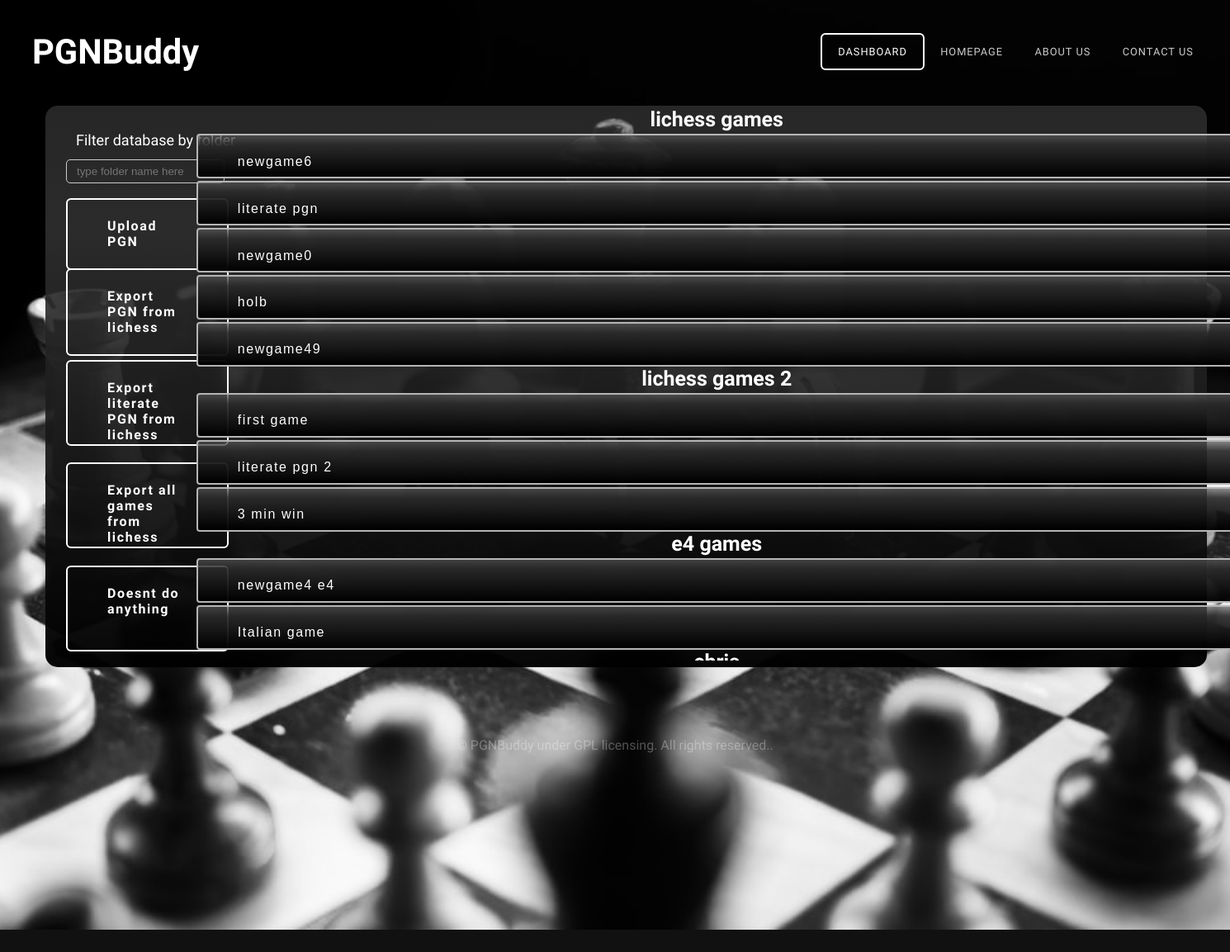
/dashboard, run on the app's committed database.
### models.py (models this page shows)
class User(UserMixin, db.Model):
    id = db.Column(db.Integer, primary_key=True) # primary keys are required by SQLAlchemy
    email = db.Column(db.String(100), unique=True)
    password = db.Column(db.String(100))
    name = db.Column(db.String(1000))

class pgn(User):
    __tablename__ = 'pgn'
    __table_args__ = {'extend_existing': True}
    userId = db.Column(db.Integer, db.ForeignKey('user.id'))
    pgnId = db.Column(db.Integer, primary_key=True)
    game = db.Column(db.String(9999))
    frame = db.Column(db.String(200))
    fileName = db.Column(db.String(129))
    folder = db.Column(db.String(120))

### main.py (the view)
@main.route('/dashboard')
def dashboard():
    gamelist = []
    games = db.session.query(pgn).all()
    for game in games:
        gamelist.append(game.game)
    pgnlist = []
    pgns = db.session.query(pgn).all()
    for pg in pgns:
        pgnlist.append({'name': str(pg.fileName), 'game': pg.game, 'folder': pg.folder, 'frame': pg.frame, 'pgnId': pg.pgnId})
    folderlist = []
    folders = db.session.query(pgn.folder).all()
    for folder in folders:
        folderlist.append(str(folder))
    folderlist = list(dict.fromkeys(folderlist))
    return render_template('user_dashboard.html', games=gamelist, folders=folderlist, pgnlist=pgnlist)

### templates/user_dashboard.html (shortened to what this page needs)
<!DOCTYPE html PUBLIC "-//W3C//DTD XHTML 1.0 Strict//EN" "http://www.w3.org/TR/xhtml1/DTD/xhtml1-strict.dtd">
<html xmlns="http://www.w3.org/1999/xhtml">
<head>
<link href="static/css/default.css" rel="stylesheet" type="text/css" media="all" />
<link href="static/css/fonts.css" rel="stylesheet" type="text/css" media="all" />
</head>
<body>
<div id="header-wrapper">
	<div id="header" class="container">
		<div id="logo">
			<h1><a href="{{url_for('main.home')}}">PGNBuddy</a></h1>
		</div>
		<div id="menu">
			<ul>
				<li class="active"><a href="{{url_for('main.dashboard')}}" accesskey="2" title="">Dashboard</a></li>
				<li><a href="{{url_for('main.home')}}" accesskey="1" title="">Homepage</a></li>
				<li><a href="#" accesskey="3" title="">About Us</a></li>
				<li><a href="#" accesskey="5" title="">Contact Us</a></li>
			</ul>
		</div>
	</div>
	<div class="titlebox-dash">
		<div id="banner" class="container">
			<div class="title">
				<form action="{{ url_for('main.uploadpgn') }}" method="POST" enctype="multipart/form-data">
					<div>
						<label class="button" id="uploadpgn">
							<input type="file" accept=".pgn" class="button" id="hiddenform" name="pgnfile" onchange="form.submit()">Upload PGN
						</label>
					</div>
				</form>
			<div>
				<a href="{{ url_for('main.lichessupload') }}" title="Import PGN from lichess" class='button' id='uploadlichess'>
					Export PGN from lichess</a>
				<a href="{{ url_for('main.lichessliterate') }}" title="Import literate PGN from lichess" class='button' id='lichessliterate'>
					Export literate PGN from lichess</a>
				<form action="{{ url_for('main.filterdb') }}" method="POST" enctype="multipart/form-data">
				 <div id="filterbutton">
					 <label id="filterdb">Filter database by folder
						 <input type=text title="View DB" id="filterdbinput" name="folder" placeholder="type folder name here">
					 </label>
				 </div>
				</form>
				<a href="{{ url_for('main.exportall') }}" title="export all games from lichess" class='button' id='exportall'>
					Export all games from lichess</a>
				<a href="{{ url_for('main.nothingyet') }}" title="" class='button' id='tbd'>
					Doesnt do anything</a>
					<div class="userdatabase2">
							<ul>
								{% for folder in folders %}
								<li><h2 style="font-size: 25px; font-weight: 550;">{{ folder[2:-3] }}</h2>
									<ol>
									{% for pg in pgnlist %}
										{% if pg['folder'] == folder[2:-3] %}
											<div id="accordion-{{loop.index}}" class="accordionbutton">
												<h2 class="newbutton" style="font-size: 16px; width: 90%;">{{ pg.name }}</h2>
											</div>
										{% endif %}
									{% endfor %}
									</ol>
								</li>
								{% endfor %}
							</ul>
					</div>
			    </div>
		</div>
</div>
</div>
<div id="copyright" class="container">
		<p>&copy; PGNBuddy under GPL licensing. All rights reserved.</a>.</p>
</div>
</body>
</html>

### static/css/default.css (style rules this page uses)
html, body { height: 100%; }
body { margin: 0px; padding: 0px; background: #111111; font-family: 'Didact Gothic', sans-serif; font-size: 12pt; font-weight: 200; color: #FFF; }
h1, h2, h3 { margin: 0; padding: 0; }
p, ol, ul { margin-top: 0; }
ol, ul { padding: 0; list-style: none; }
p { line-height: 180%; }
a { color: #ee0000; }
.container { margin: 0em auto; width: 1200px; }
.button { display: inline-block; padding: 1em 2em 1em 2em; letter-spacing: 0.10em; margin-top: 2em; padding: 1.40em 3em; border: 2px solid rgba(255,255,255,1); border-radius: 6px; text-decoration: none; font-weight: 700; font-size: 1em; color: #FFF; }
#filterdb { position: absolute; top: 10px; left: 18px; width: 14.9%; text-align: left; font-size: 18px; margin-left: 7px; margin-top: 15px; display: inline-block; padding: 6px 12px; cursor: pointer; }
#filterdbinput { position: absolute; top: 40px; left: 0px; width: 71%; height: 15px; text-align: left; border: 1px solid #ccc; display: inline-block; padding: 6px 12px; cursor: pointer; }
#uploadpgn { position: absolute; top: 80px; left: 5px; width: 6.9%; text-align: left; margin-left: 20px; border: 1px solid #ccc; display: inline-block; padding: 6px 12px; cursor: pointer; }
#uploadlichess { position: absolute; top: 165px; left: 5px; width: 6.9%; text-align: left; margin-left: 20px; border: 1px solid #ccc; display: inline-block; padding: 6px 12px; cursor: pointer; }
#lichessliterate { position: absolute; top: 276px; left: 5px; width: 6.9%; height: 55px; text-align: left; margin-left: 20px; border: 1px solid #ccc; display: inline-block; padding: 6px 12px; cursor: pointer; }
#exportall { position: absolute; top: 400px; left: 5px; width: 6.9%; height: 55px; text-align: left; margin-left: 20px; border: 1px solid #ccc; display: inline-block; padding: 6px 12px; cursor: pointer; }
#tbd { position: absolute; top: 525px; left: 5px; width: 6.9%; height: 55px; text-align: left; margin-left: 20px; border: 1px solid #ccc; display: inline-block; padding: 6px 12px; cursor: pointer; }
input { width: 40%; height: 60%; margin-bottom: 5vh; background-color:transparent; border-radius: 5px; outline: none; color: white; caret-color: white; }
.title { margin-bottom: 3em; padding-left: 65px; width: 1000px; }
.titlebox-dash { position: relative; margin-left: 55px; margin-top: -60px; width: 85%; height: 540px; top: 0px; left: 0px; background: rgb(129,129,129); background: linear-gradient(180deg, rgba(77, 77, 77, 0.496) 0%, rgba(49, 49, 49, 0.882) 22%, rgba(0, 0, 0, 0.972) 100%); padding: 70px; border-radius: 15px; }
.title h2 { font-size: 2.7em; }
#header-wrapper { position: relative; margin-top: -20px; padding: 5em 0em 7em 0em; background: #111111 url(images/checkmate.jpeg) no-repeat center; background-size: cover; }
#header { padding: 4em 0em; height: -40px; }
#logo { position: absolute; padding-left: 39px; top: 3.6em; left: 0; }
#logo h1 { font-size: 2.6em; color: #79C255; }
#logo a { text-decoration: none; color: rgba(255,255,255,1); }
#menu { position: absolute; padding-right: 25px; top: 4.5em; right: 0; }
#menu ul { display: inline-block; }
#menu li { display: block; float: left; text-align: center; }
#menu li a, #menu li span { padding: 1em 1.5em; letter-spacing: 1px; text-decoration: none; text-transform: uppercase; font-size: 0.8em; color: rgba(255,255,255,0.80); }
#menu .active a { border: 2px solid rgba(255,255,255,1); border-radius: 6px; color: rgba(255,255,255,1); }
#banner { padding-top: 10em; text-align: center; }
#banner .title h2 { font-size: 4em; }
#banner .button { margin-top: 2em; padding: 1.40em 3em; border: 2px solid rgba(255,255,255,1); border-radius: 6px; font-weight: 700; font-size: 1em; }
.userdatabase2 { position: relative; overflow-y: scroll; width: 1290px; height: 670px; margin-top: -228px; border: gray; border-width: 3px; }
.newbutton { display: inline-block; padding: 1em 2em 1em 2em; letter-spacing: 0.10em; margin-top: .2em; padding: 1.40em 3em; font-family: Arial, Helvetica, sans-serif; height: 5px; border: 2px solid rgb(181, 181, 181); border-radius: 4px; text-decoration: none; font-weight: 500; text-align: left; font-size: 1.5em; color: #FFF; background: linear-gradient(180deg, rgba(89, 89, 89, 0.689) 0%, rgba(43, 43, 43, 0.924) 22%, rgba(0, 0, 0, 0.972) 100%); }
#copyright { overflow: hidden; padding: 5em 0em; border-top: 1px solid rgba(0,0,0,0.08); }
#copyright p { text-align: center; font-size: 1em; color: rgba(255,255,255,0.3); }

### data on the page
pgn: name "newgame6"
pgn: name "literate pgn"
pgn: name "newgame0"
pgn: name "holb"
pgn: name "newgame49"
pgn: name "first game"
pgn: name "literate pgn 2"
pgn: name "3 min win"
pgn: name "newgame4 e4"
pgn: name "Italian game"

### other printed values
{{ folder[2:-3] }} "lichess games" "lichess games 2" "e4 games"
